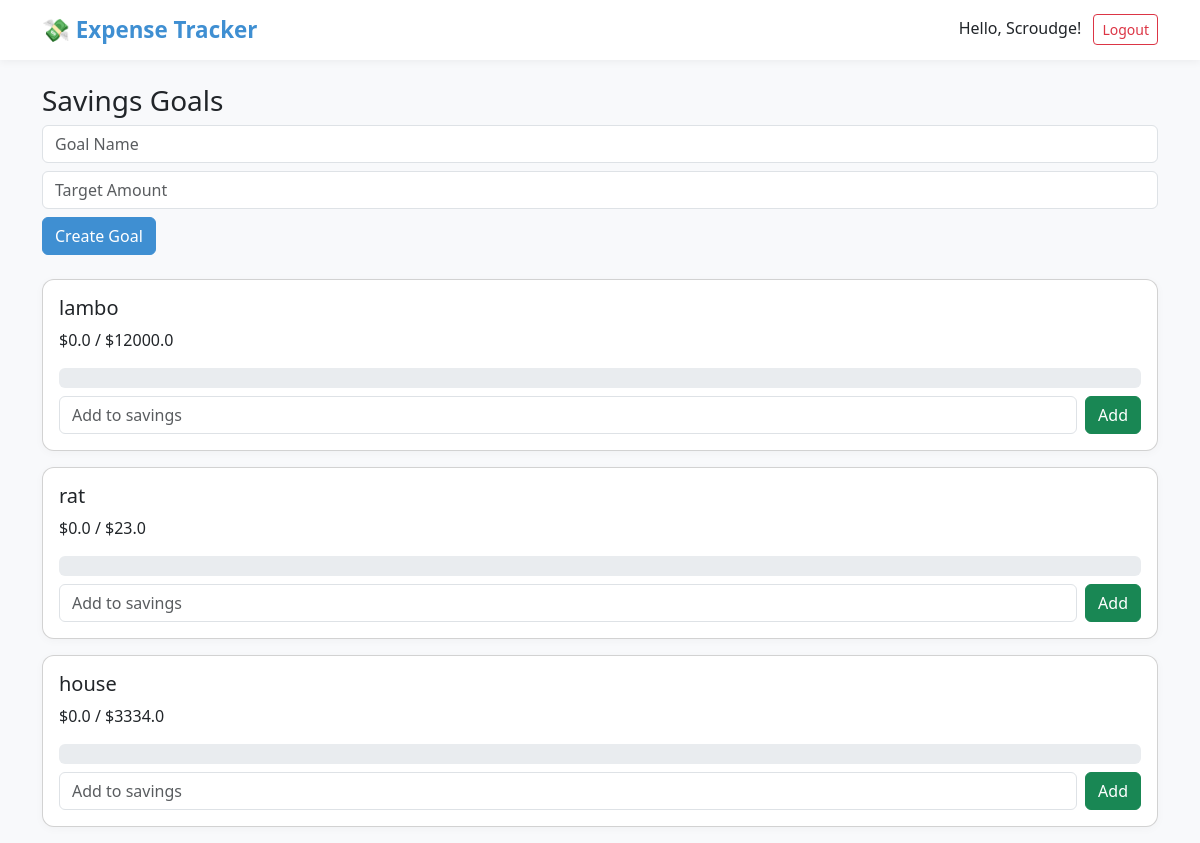
Page /goals (signed in) on the committed database.
### app.py (models this page shows)
class User(UserMixin, db.Model):
    id = db.Column(db.Integer, primary_key=True)
    username = db.Column(db.String(100), nullable=False, unique=True)
    email = db.Column(db.String(150), nullable=False, unique=True)
    password = db.Column(db.String(200), nullable=False)
    expenses = db.relationship('Expense', backref='owner', lazy=True)
    saving_goals = db.relationship('SavingGoal', backref='owner', lazy=True)
    incomes = db.relationship('Income', backref='owner', lazy=True)
    category_budgets = db.relationship('CategoryBudget', backref='owner', lazy=True)

class SavingGoal(db.Model):
    id = db.Column(db.Integer, primary_key=True)
    name = db.Column(db.String(100), nullable=False)
    target_amount = db.Column(db.Float, nullable=False)
    saved_amount = db.Column(db.Float, default=0.0)
    user_id = db.Column(db.Integer, db.ForeignKey('user.id'), nullable=False)

### app.py (the view, shortened to what this page needs)
@app.route('/goals', methods=['GET', 'POST'])
@login_required
def goals():
    goals = SavingGoal.query.filter_by(user_id=current_user.id).all()
    return render_template('goals.html', goals=goals)

### app.py (called while the page is built)
@login_manager.user_loader
def load_user(user_id):
    return User.query.get(int(user_id))

### templates/goals.html (shortened to what this page needs)
{% extends "base.html" %}
{% block content %}
<h3>Savings Goals</h3>
<form method="POST" class="mb-4">
    <input type="text" name="name" placeholder="Goal Name" class="form-control mb-2" required>
    <input type="number" name="target" step="0.01" placeholder="Target Amount" class="form-control mb-2" required>
    <button type="submit" class="btn btn-primary">Create Goal</button>
</form>
{% for goal in goals %}
<div class="card mb-3 p-3">
    <h5>{{ goal.name }}</h5>
    <p>${{ goal.saved_amount }} / ${{ goal.target_amount }}</p>
    <div class="progress mb-2" style="height: 20px;">
    </div>
    <form method="POST" action="{{ url_for('add_saving', goal_id=goal.id) }}" class="d-flex gap-2">
        <input type="number" name="amount" step="0.01" placeholder="Add to savings" class="form-control" required>
        <button type="submit" class="btn btn-success">Add</button>
    </form>
</div>
{% else %}
<p>No goals yet.</p>
{% endfor %}
{% endblock %}

### templates/base.html (shortened to what this page needs)
<!doctype html>
<html lang="en">
<head>
  <link href="https://cdn.jsdelivr.net/npm/bootstrap@5.3.0/dist/css/bootstrap.min.css" rel="stylesheet">
</head>
<body>
  <nav class="navbar navbar-expand-lg mb-4">
    <div class="container">
      <a class="navbar-brand" href="{{ url_for('index') }}">💸 Expense Tracker</a>
      <div class="ms-auto">
        {% if current_user.is_authenticated %}
        <span class="me-2">Hello, {{ current_user.username }}!</span>
        <a href="{{ url_for('logout') }}" class="btn btn-outline-danger btn-sm">Logout</a>
        {% else %}
        <a href="{{ url_for('login') }}" class="btn btn-outline-primary btn-sm me-2">Login</a>
        <a href="{{ url_for('register') }}" class="btn btn-primary btn-sm">Register</a>
        {% endif %}
      </div>
    </div>
  </nav>
  <div class="container">
    {% block content %}{% endblock %}
  </div>
</body>
</html>

### templates/base.html (style rules this page uses)
body { background-color: #f8f9fb; font-family: 'Segoe UI', sans-serif; }
.navbar { background-color: #ffffff; box-shadow: 0 2px 8px rgba(0, 0, 0, 0.05); }
.navbar-brand { color: #3f8fd2; font-weight: bold; font-size: 1.4rem; }
.card, .border { background-color: #ffffff; border-radius: 12px; box-shadow: 0 2px 10px rgba(0, 0, 0, 0.03); }
.btn-primary { background-color: #3f8fd2; border-color: #3f8fd2; }

### rows in the picture
User: username "Scroudge"
SavingGoal: name "lambo", saved_amount "0.0", target_amount "12000.0"
SavingGoal: name "rat", saved_amount "0.0", target_amount "23.0"
SavingGoal: name "house", saved_amount "0.0", target_amount "3334.0"
